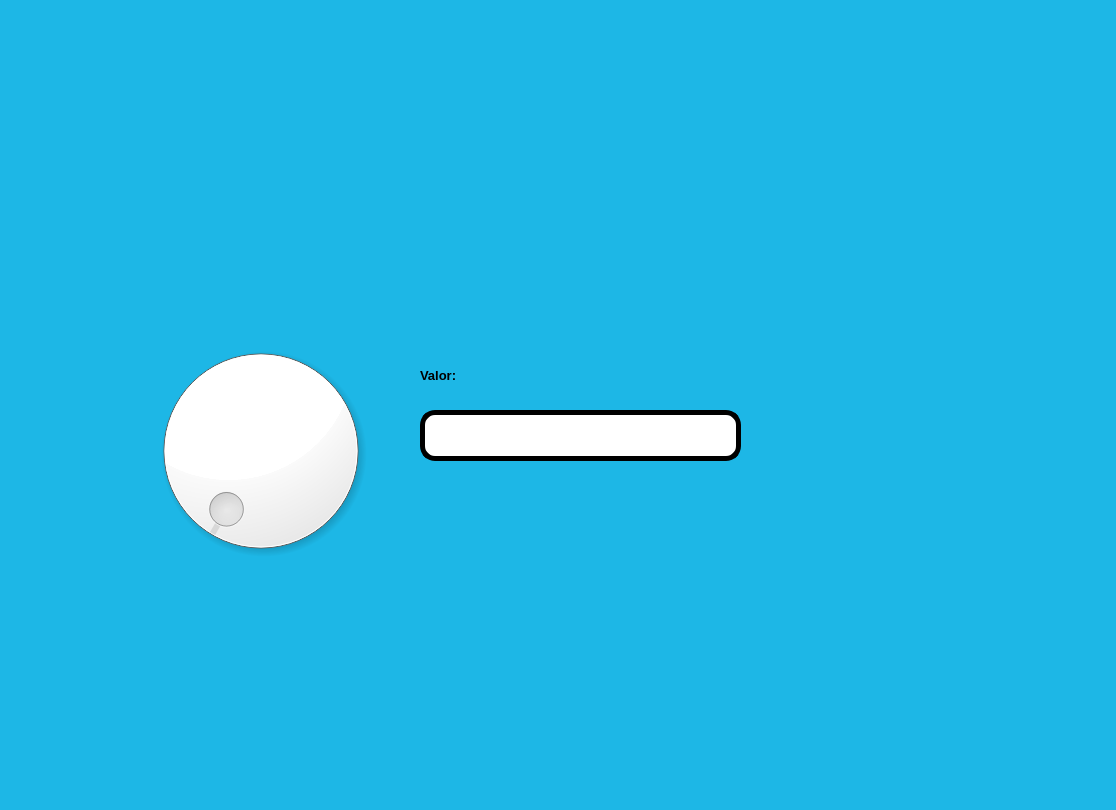
<?xml version="1.0" encoding="UTF-8"?>
<ui version="4.0">
 <class>MainWindow</class>
 <widget class="QMainWindow" name="MainWindow">
  <property name="geometry">
   <rect>
    <x>0</x>
    <y>0</y>
    <width>1116</width>
    <height>810</height>
   </rect>
  </property>
  <property name="windowTitle">
   <string>MainWindow</string>
  </property>
  <property name="styleSheet">
   <string notr="true">background-color: rgb(29, 183, 230);</string>
  </property>
  <widget class="QWidget" name="centralwidget">
   <widget class="QLabel" name="imagen">
    <property name="geometry">
     <rect>
      <x>50</x>
      <y>30</y>
      <width>221</width>
      <height>181</height>
     </rect>
    </property>
    <property name="styleSheet">
     <string notr="true"/>
    </property>
    <property name="text">
     <string/>
    </property>
    <property name="pixmap">
     <pixmap resource="../Archivos/Recursos.qrc">:/ejercicios/elyochi.jpg</pixmap>
    </property>
    <property name="scaledContents">
     <bool>true</bool>
    </property>
   </widget>
   <widget class="QLabel" name="imagen_3">
    <property name="geometry">
     <rect>
      <x>820</x>
      <y>480</y>
      <width>251</width>
      <height>221</height>
     </rect>
    </property>
    <property name="styleSheet">
     <string notr="true"/>
    </property>
    <property name="text">
     <string/>
    </property>
    <property name="pixmap">
     <pixmap resource="../Archivos/Recursos.qrc">:/ejercicios/wero.jpg</pixmap>
    </property>
    <property name="scaledContents">
     <bool>true</bool>
    </property>
   </widget>
   <widget class="QDial" name="dial">
    <property name="geometry">
     <rect>
      <x>140</x>
      <y>310</y>
      <width>241</width>
      <height>281</height>
     </rect>
    </property>
    <property name="styleSheet">
     <string notr="true">color: rgb(255, 255, 255);
background-color: rgb(255, 255, 255);</string>
    </property>
   </widget>
   <widget class="QLabel" name="label">
    <property name="geometry">
     <rect>
      <x>420</x>
      <y>360</y>
      <width>291</width>
      <height>31</height>
     </rect>
    </property>
    <property name="font">
     <font>
      <pointsize>10</pointsize>
      <weight>75</weight>
      <bold>true</bold>
     </font>
    </property>
    <property name="text">
     <string>Valor:</string>
    </property>
   </widget>
   <widget class="QLineEdit" name="txt_Valor">
    <property name="geometry">
     <rect>
      <x>420</x>
      <y>410</y>
      <width>321</width>
      <height>51</height>
     </rect>
    </property>
    <property name="font">
     <font>
      <weight>75</weight>
      <bold>true</bold>
     </font>
    </property>
    <property name="styleSheet">
     <string notr="true">border-radius: 15px;
background-color: rgb(255, 255, 255);
border:  5px solid black;
</string>
    </property>
    <property name="text">
     <string/>
    </property>
    <property name="alignment">
     <set>Qt::AlignCenter</set>
    </property>
   </widget>
   <widget class="QLabel" name="label_2">
    <property name="geometry">
     <rect>
      <x>820</x>
      <y>30</y>
      <width>221</width>
      <height>171</height>
     </rect>
    </property>
    <property name="text">
     <string/>
    </property>
    <property name="pixmap">
     <pixmap resource="../Archivos/Recursos.qrc">:/ejercicios/kaldo.jpg</pixmap>
    </property>
    <property name="scaledContents">
     <bool>true</bool>
    </property>
   </widget>
  </widget>
  <widget class="QMenuBar" name="menubar">
   <property name="geometry">
    <rect>
     <x>0</x>
     <y>0</y>
     <width>1116</width>
     <height>26</height>
    </rect>
   </property>
  </widget>
  <widget class="QStatusBar" name="statusbar"/>
 </widget>
 <resources>
  <include location="../Archivos/Recursos.qrc"/>
 </resources>
 <connections/>
</ui>
